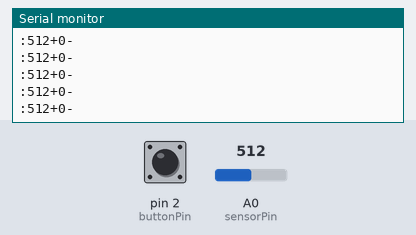
A sketch run on a simulated Arduino Uno, built with avr-gcc and run on an emulated ATmega328P. On the bench: the last lines printed to the serial monitor. Inputs (shaded band) come from the test bench; at power-on: A0 (sensorPin) = 512, pin 2 (buttonPin) LOW.

Above: at 1.2 s.
1.3 s: A0 (sensorPin) set to 716
At 2.0 s:
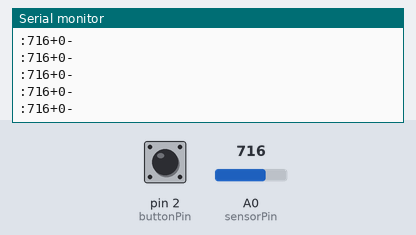
2.8 s: pin 2 (buttonPin) pulled HIGH for 0.15 s
4.4 s: A0 (sensorPin) set to 900
At 5.3 s:
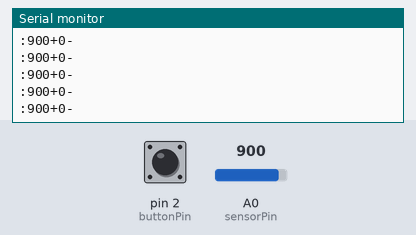
5.9 s: pin 2 (buttonPin) pulled HIGH for 1 s
At 6.5 s:
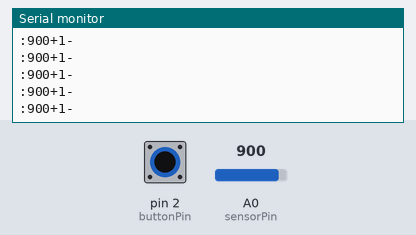
Timing chart, 0 to 8.9 s (numbered marks = the images above; inputs shaded):
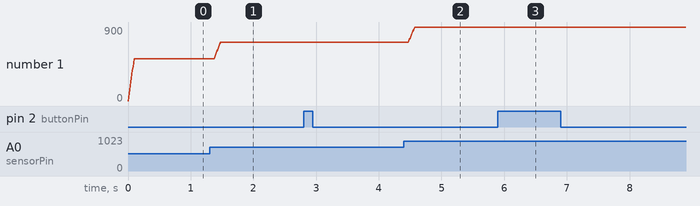

The sketch:

ComHub.ino
```cpp
/*
  85K challenge

*/

int sensorPin = A0;    // select the input pin for the potentiometer
int sensorValue = 0;  // variable to store the value coming from the sensor
#define filterSamples   13              // filterSamples should  be an odd number, no smaller than 3
int sensSmoothArray1 [filterSamples];   // array for holding raw sensor values for sensor1
int sensSmoothArray2 [filterSamples];   // array for holding raw sensor values for sensor2

int rawData1, smoothData1;  // variables for sensor1 data
int rawData2, smoothData2;  // variables for sensor2 data

int buttonState = 0;         // variable for reading the pushbutton status

const int buttonPin = 2;     // the number of the pushbutton pin

String valueString = "";


void setup() {
  // put your setup code here, to run once:

  // initialize the pushbutton pin as an input:
  pinMode(buttonPin, INPUT);
  Serial.begin(9600);
}

void loop() {
  // put your main code here, to run repeatedly:

  // read the state of the pushbutton value:
  buttonState = digitalRead(buttonPin);
  sensorValue = analogRead(sensorPin);// read the value from the sensor:
  smoothData1 = digitalSmooth(sensorValue, sensSmoothArray1);


  valueString = "";
  valueString.concat(":");
  valueString.concat(smoothData1);
  valueString.concat("+");
  valueString.concat(buttonState);
  valueString.concat("-");
  Serial.println(valueString);

}

int digitalSmooth(int rawIn, int *sensSmoothArray) {    // "int *sensSmoothArray" passes an array to the function - the asterisk indicates the array name is a pointer
  int j, k, temp, top, bottom;
  long total;
  static int i;
  // static int raw[filterSamples];
  static int sorted[filterSamples];
  boolean done;

  i = (i + 1) % filterSamples;    // increment counter and roll over if necc. -  % (modulo operator) rolls over variable
  sensSmoothArray[i] = rawIn;                 // input new data into the oldest slot

  // Serial.print("raw = ");

  for (j = 0; j < filterSamples; j++) { // transfer data array into anther array for sorting and averaging
    sorted[j] = sensSmoothArray[j];
  }

  done = 0;                // flag to know when we're done sorting
  while (done != 1) {      // simple swap sort, sorts numbers from lowest to highest
    done = 1;
    for (j = 0; j < (filterSamples - 1); j++) {
      if (sorted[j] > sorted[j + 1]) {    // numbers are out of order - swap
        temp = sorted[j + 1];
        sorted [j + 1] =  sorted[j] ;
        sorted [j] = temp;
        done = 0;
      }
    }
  }

  /*
    for (j = 0; j < (filterSamples); j++){    // print the array to debug
      Serial.print(sorted[j]);
      Serial.print("   ");
    }
    Serial.println();
  */

  // throw out top and bottom 15% of samples - limit to throw out at least one from top and bottom
  bottom = max(((filterSamples * 15)  / 100), 1);
  top = min((((filterSamples * 85) / 100) + 1  ), (filterSamples - 1));   // the + 1 is to make up for asymmetry caused by integer rounding
  k = 0;
  total = 0;
  for ( j = bottom; j < top; j++) {
    total += sorted[j];  // total remaining indices
    k++;
    // Serial.print(sorted[j]);
    // Serial.print("   ");
  }

  //  Serial.println();
  //  Serial.print("average = ");
  //  Serial.println(total/k);
  return total / k;    // divide by number of samples
}
```

Measured:
- after the input at 1.3 s, the serial monitor: prints a new line after 0.08 s (image 1)
- after the input at 4.4 s, the serial monitor: prints a new line after 0.08 s (image 2)
- after the input at 5.9 s, the serial monitor: prints a new line after 0.07 s (image 3)
- plotted number 1: 512 → 716 after the input at 1.3 s, 716 → 900 after the input at 4.4 s
